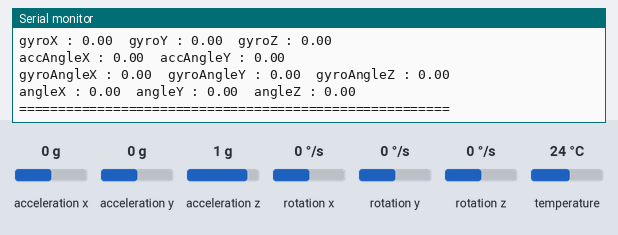
Bench run of a sketch on a simulated Arduino Uno, built with avr-gcc and run on an emulated ATmega328P. Parts: the last lines printed to the serial monitor. The inputs (shaded band) are chosen by the test bench; at power-on: acceleration x 0 g, acceleration y 0 g, acceleration z 1 g, rotation x 0 °/s, rotation y 0 °/s, rotation z 0 °/s, temperature 24 °C.

Above: at 4.2 s.
4.3 s: acceleration x set to -1.4 g
5.8 s: acceleration y set to -1.4 g
At 6.7 s:
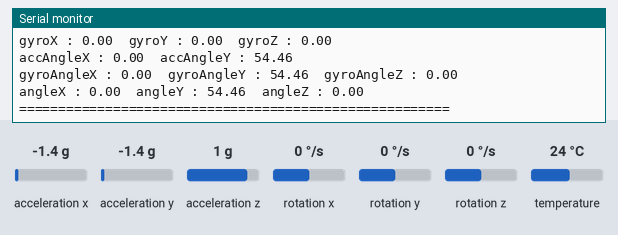
7.3 s: acceleration z set to -1.4 g
At 7.3 s:
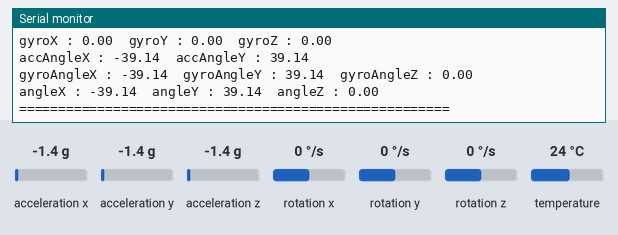
8.8 s: rotation x set to 100 °/s
At 10.6 s:
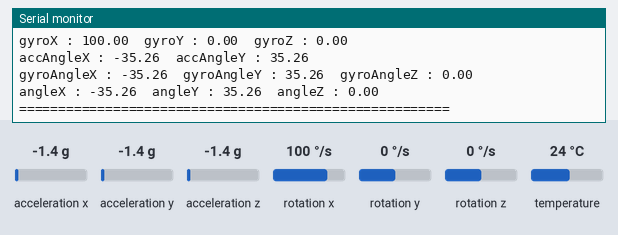
13.4 s: rotation y set to -192 °/s
Timing chart, 0 to 15.9 s (numbered marks = the images above; inputs shaded):
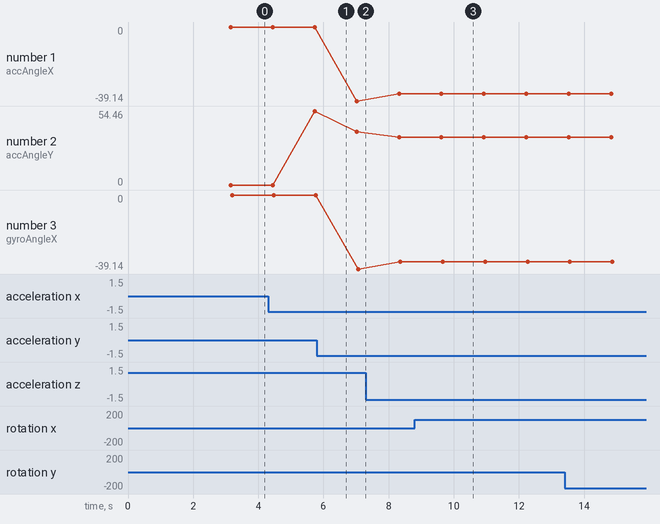

The sketch:

TestMPU_6050_GetAllData.ino
```cpp
// Must install MPU6050_tockn Lib
#include <MPU6050_tockn.h>
#include <Wire.h>

MPU6050 mpu6050(Wire);

long timer = 0;

void setup() {
  Serial.begin(9600);
  Wire.begin();
  mpu6050.begin();
  mpu6050.calcGyroOffsets(true);
}

void loop() {
  mpu6050.update();

  if(millis() - timer > 1000){

    Serial.println("=======================================================");
    Serial.print("temp : ");Serial.println(mpu6050.getTemp());
    Serial.print("accX : ");Serial.print(mpu6050.getAccX());
    Serial.print("\taccY : ");Serial.print(mpu6050.getAccY());
    Serial.print("\taccZ : ");Serial.println(mpu6050.getAccZ());

    Serial.print("gyroX : ");Serial.print(mpu6050.getGyroX());
    Serial.print("\tgyroY : ");Serial.print(mpu6050.getGyroY());
    Serial.print("\tgyroZ : ");Serial.println(mpu6050.getGyroZ());

    Serial.print("accAngleX : ");Serial.print(mpu6050.getAccAngleX());
    Serial.print("\taccAngleY : ");Serial.println(mpu6050.getAccAngleY());

    Serial.print("gyroAngleX : ");Serial.print(mpu6050.getGyroAngleX());
    Serial.print("\tgyroAngleY : ");Serial.print(mpu6050.getGyroAngleY());
    Serial.print("\tgyroAngleZ : ");Serial.println(mpu6050.getGyroAngleZ());

    Serial.print("angleX : ");Serial.print(mpu6050.getAngleX());
    Serial.print("\tangleY : ");Serial.print(mpu6050.getAngleY());
    Serial.print("\tangleZ : ");Serial.println(mpu6050.getAngleZ());
    Serial.println("=======================================================\n");
    timer = millis();

  }

}
```

Motor.cpp
```cpp
#include "Motor.h"

Motor::Motor(int enablePin, int dir1Pin, int dir2Pin, int minRange, int maxRange, int maxPower) {
   mEnablePin = enablePin;
   mDir1Pin = dir1Pin;
   mDir2Pin = dir2Pin;
   mMinRange = minRange;
   mMaxRange = maxRange;
   mMaxPower = maxPower;
}

void Motor::setPower(int power) {
  if(power == 0) {
    stop();
    return;
  }

  if(power > 0) {
    digitalWrite(mDir1Pin, LOW);
    digitalWrite(mDir2Pin, HIGH);
  }
  else {
    digitalWrite(mDir1Pin, HIGH);
    digitalWrite(mDir2Pin, LOW);
  }

  analogWrite(mEnablePin, map(abs(power), 1, mMaxPower, mMinRange, mMaxRange));
}

void Motor::stop() {
  digitalWrite(mEnablePin, LOW);
}

void Motor::brake() {
  digitalWrite(mDir1Pin, LOW);
  digitalWrite(mDir2Pin, LOW);
}
```

Motor.h
```cpp
#ifndef MOTOR_H
#define MOTOR_H
#include <Arduino.h>

class Motor {
  private:
    int mEnablePin;
    int mDir1Pin;
    int mDir2Pin;
    int mMinRange;
    int mMaxRange;
    int mMaxPower;

  public:
    Motor(int enablePin, int dir1Pin, int dir2Pin, int minRange, int maxRange, int maxPower);
    void setPower(int power);
    void stop();
    void brake();
};

#endif
```

Measured:
- after the input at 8.8 s, the serial monitor: prints a new line after 0.78 s (image 3)
- plotted number 1: 0 → -39.14 after the input at 5.8 s, -39.14 → -35.26 after the input at 7.3 s
- plotted number 2: 0 → 54.46 after the input at 4.3 s, 54.46 → 39.14 after the input at 5.8 s, 39.14 → 35.26 after the input at 7.3 s
- plotted number 3: 0 → -39.14 after the input at 5.8 s, -39.14 → -35.26 after the input at 7.3 s
